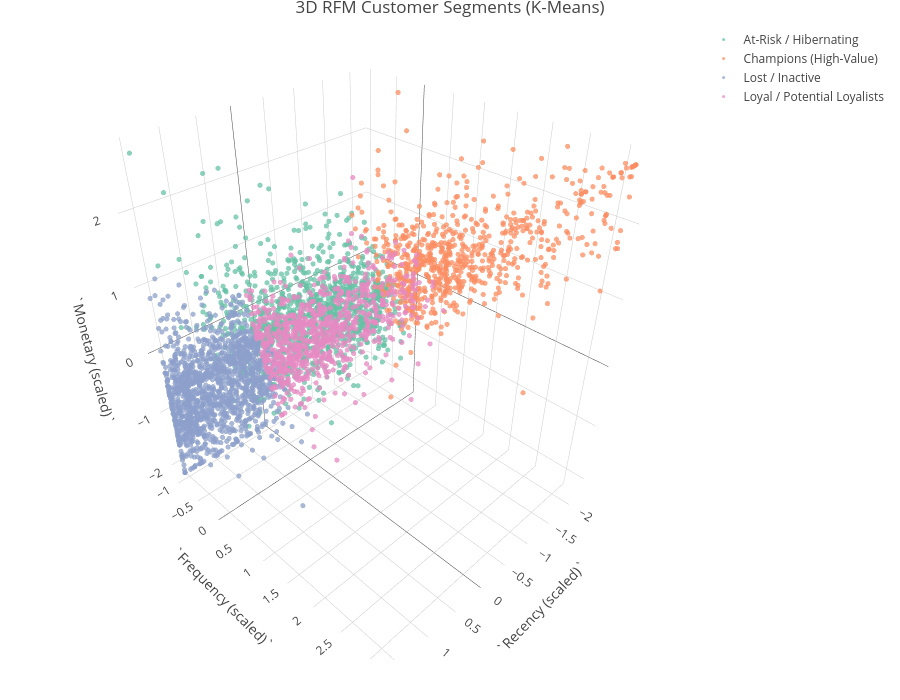

Notebook code cell kept with this figure:
### Markdown cell above
## 16. Interactive 3D Visualisation of Customer Clusters (Plotly)

### Code cell
plot_df <- data.frame(
  `Recency (scaled)` = X[, 1], `Frequency (scaled)` = X[, 2], `Monetary (scaled)` = X[, 3],
  Segment = cust$Segment, CustomerID = cust$CustomerID,
  `Monetary (GBP)` = round(cust$Monetary, 0), `Recency (days)` = cust$Recency,
  `Frequency (orders)` = cust$Frequency, check.names = FALSE
)
# For very large datasets, sample points to keep the interactive widget responsive.
set.seed(42)
plot_df_3d <- if (nrow(plot_df) > 5000) plot_df[sample(seq_len(nrow(plot_df)), 5000), ] else plot_df
plot_ly(plot_df_3d, x = ~`Recency (scaled)`, y = ~`Frequency (scaled)`, z = ~`Monetary (scaled)`,
        color = ~Segment, type = "scatter3d", mode = "markers",
        marker = list(size = 3, opacity = 0.75),
        text = ~paste("Customer:", CustomerID, "<br>Recency:", `Recency (days)`,
                      "<br>Orders:", `Frequency (orders)`, "<br>Monetary (GBP):", `Monetary (GBP)`),
        hoverinfo = "text") %>% layout(title = "3D RFM Customer Segments (K-Means)", height = 700)

### Figure 1 — Plotly figure (JSON) as saved in the notebook; plotly's stock layout.template omitted (floating-point values rounded to 4 significant figures; data arrays with more than 128 entries replaced by an {"elided": "..."} marker saying what was removed)
{"data": [{"error_x": {"color": "rgba(102,194,165,1)"}, "error_y": {"color": "rgba(102,194,165,1)"}, "hoverinfo": {"elided": "1178 str values"}, "line": {"color": "rgba(102,194,165,1)"}, "marker": {"color": "rgba(102,194,165,1)", "line": {"color": "rgba(102,194,165,1)"}, "opacity": 0.75, "size": 3}, "mode": "markers", "name": "At-Risk / Hibernating", "text": {"elided": "1178 str values"}, "textfont": {"color": "rgba(102,194,165,1)"}, "type": "scatter3d", "x": {"elided": "1178 float values"}, "y": {"elided": "1178 float values"}, "z": {"elided": "1178 float values"}}, {"error_x": {"color": "rgba(252,141,98,1)"}, "error_y": {"color": "rgba(252,141,98,1)"}, "hoverinfo": {"elided": "753 str values"}, "line": {"color": "rgba(252,141,98,1)"}, "marker": {"color": "rgba(252,141,98,1)", "line": {"color": "rgba(252,141,98,1)"}, "opacity": 0.75, "size": 3}, "mode": "markers", "name": "Champions (High-Value)", "text": {"elided": "753 str values"}, "textfont": {"color": "rgba(252,141,98,1)"}, "type": "scatter3d", "x": {"elided": "753 float values"}, "y": {"elided": "753 float values"}, "z": {"elided": "753 float values"}}, {"error_x": {"color": "rgba(141,160,203,1)"}, "error_y": {"color": "rgba(141,160,203,1)"}, "hoverinfo": {"elided": "1515 str values"}, "line": {"color": "rgba(141,160,203,1)"}, "marker": {"color": "rgba(141,160,203,1)", "line": {"color": "rgba(141,160,203,1)"}, "opacity": 0.75, "size": 3}, "mode": "markers", "name": "Lost / Inactive", "text": {"elided": "1515 str values"}, "textfont": {"color": "rgba(141,160,203,1)"}, "type": "scatter3d", "x": {"elided": "1515 float values"}, "y": {"elided": "1515 float values"}, "z": {"elided": "1515 float values"}}, {"error_x": {"color": "rgba(231,138,195,1)"}, "error_y": {"color": "rgba(231,138,195,1)"}, "hoverinfo": {"elided": "888 str values"}, "line": {"color": "rgba(231,138,195,1)"}, "marker": {"color": "rgba(231,138,195,1)", "line": {"color": "rgba(231,138,195,1)"}, "opacity": 0.75, "size": 3}, "mode": "markers", "name": "Loyal / Potential Loyalists", "text": {"elided": "888 str values"}, "textfont": {"color": "rgba(231,138,195,1)"}, "type": "scatter3d", "x": {"elided": "888 float values"}, "y": {"elided": "888 float values"}, "z": {"elided": "888 float values"}}], "layout": {"height": 700, "hovermode": "closest", "margin": {"b": 40, "l": 60, "r": 10, "t": 25}, "scene": {"xaxis": {"title": "`Recency (scaled)`"}, "yaxis": {"title": "`Frequency (scaled)`"}, "zaxis": {"title": "`Monetary (scaled)`"}}, "showlegend": true, "title": "3D RFM Customer Segments (K-Means)"}}
